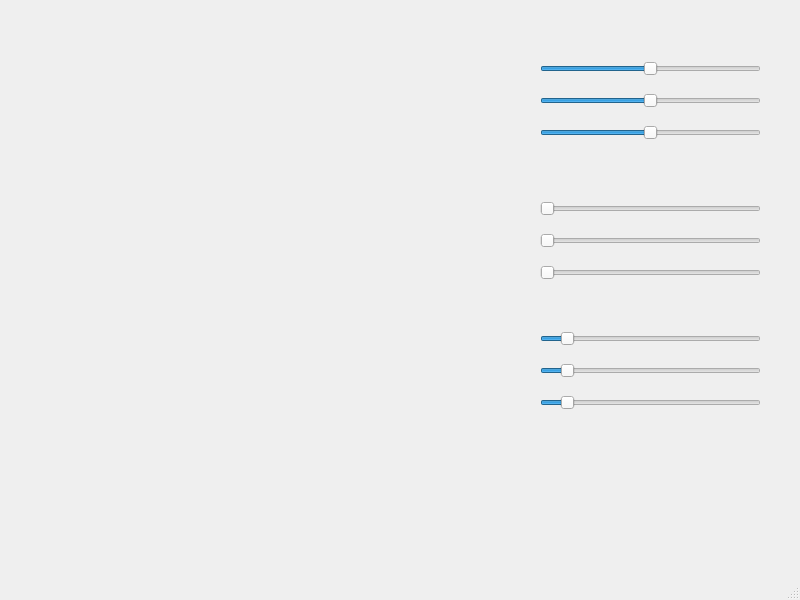
<?xml version="1.0" encoding="UTF-8"?>
<ui version="4.0">
 <class>MainWindow</class>
 <widget class="QMainWindow" name="MainWindow">
  <property name="geometry">
   <rect>
    <x>0</x>
    <y>0</y>
    <width>800</width>
    <height>600</height>
   </rect>
  </property>
  <property name="windowTitle">
   <string>MainWindow</string>
  </property>
  <widget class="QWidget" name="centralwidget">
   <widget class="Ekran" name="ekran" native="true">
    <property name="geometry">
     <rect>
      <x>20</x>
      <y>20</y>
      <width>500</width>
      <height>500</height>
     </rect>
    </property>
   </widget>
   <widget class="QWidget" name="verticalLayoutWidget">
    <property name="geometry">
     <rect>
      <x>540</x>
      <y>50</y>
      <width>221</width>
      <height>101</height>
     </rect>
    </property>
    <layout class="QVBoxLayout" name="verticalLayout">
     <item>
      <widget class="QSlider" name="horizontalSlider">
       <property name="minimum">
        <number>-100</number>
       </property>
       <property name="maximum">
        <number>100</number>
       </property>
       <property name="orientation">
        <enum>Qt::Horizontal</enum>
       </property>
      </widget>
     </item>
     <item>
      <widget class="QSlider" name="horizontalSlider_2">
       <property name="minimum">
        <number>-100</number>
       </property>
       <property name="maximum">
        <number>100</number>
       </property>
       <property name="orientation">
        <enum>Qt::Horizontal</enum>
       </property>
      </widget>
     </item>
     <item>
      <widget class="QSlider" name="horizontalSlider_3">
       <property name="minimum">
        <number>-100</number>
       </property>
       <property name="maximum">
        <number>100</number>
       </property>
       <property name="orientation">
        <enum>Qt::Horizontal</enum>
       </property>
      </widget>
     </item>
    </layout>
   </widget>
   <widget class="QWidget" name="verticalLayoutWidget_2">
    <property name="geometry">
     <rect>
      <x>540</x>
      <y>190</y>
      <width>221</width>
      <height>101</height>
     </rect>
    </property>
    <layout class="QVBoxLayout" name="verticalLayout_3">
     <item>
      <widget class="QSlider" name="horizontalSlider_4">
       <property name="minimum">
        <number>1</number>
       </property>
       <property name="maximum">
        <number>359</number>
       </property>
       <property name="orientation">
        <enum>Qt::Horizontal</enum>
       </property>
      </widget>
     </item>
     <item>
      <widget class="QSlider" name="horizontalSlider_5">
       <property name="minimum">
        <number>1</number>
       </property>
       <property name="maximum">
        <number>359</number>
       </property>
       <property name="orientation">
        <enum>Qt::Horizontal</enum>
       </property>
      </widget>
     </item>
     <item>
      <widget class="QSlider" name="horizontalSlider_6">
       <property name="minimum">
        <number>1</number>
       </property>
       <property name="maximum">
        <number>359</number>
       </property>
       <property name="orientation">
        <enum>Qt::Horizontal</enum>
       </property>
      </widget>
     </item>
    </layout>
   </widget>
   <widget class="QWidget" name="verticalLayoutWidget_3">
    <property name="geometry">
     <rect>
      <x>540</x>
      <y>320</y>
      <width>221</width>
      <height>101</height>
     </rect>
    </property>
    <layout class="QVBoxLayout" name="verticalLayout_4">
     <item>
      <widget class="QSlider" name="horizontalSlider_7">
       <property name="minimum">
        <number>1</number>
       </property>
       <property name="maximum">
        <number>1000</number>
       </property>
       <property name="value">
        <number>100</number>
       </property>
       <property name="orientation">
        <enum>Qt::Horizontal</enum>
       </property>
      </widget>
     </item>
     <item>
      <widget class="QSlider" name="horizontalSlider_8">
       <property name="minimum">
        <number>1</number>
       </property>
       <property name="maximum">
        <number>1000</number>
       </property>
       <property name="value">
        <number>100</number>
       </property>
       <property name="orientation">
        <enum>Qt::Horizontal</enum>
       </property>
      </widget>
     </item>
     <item>
      <widget class="QSlider" name="horizontalSlider_9">
       <property name="minimum">
        <number>1</number>
       </property>
       <property name="maximum">
        <number>1000</number>
       </property>
       <property name="value">
        <number>100</number>
       </property>
       <property name="orientation">
        <enum>Qt::Horizontal</enum>
       </property>
      </widget>
     </item>
    </layout>
   </widget>
  </widget>
  <widget class="QMenuBar" name="menubar">
   <property name="geometry">
    <rect>
     <x>0</x>
     <y>0</y>
     <width>800</width>
     <height>21</height>
    </rect>
   </property>
  </widget>
  <widget class="QStatusBar" name="statusbar"/>
 </widget>
 <customwidgets>
  <customwidget>
   <class>Ekran</class>
   <extends>QWidget</extends>
   <header>ekran.h</header>
   <container>1</container>
   <slots>
    <slot>translationX(int)</slot>
    <slot>translationY(int)</slot>
    <slot>rotationA(int)</slot>
    <slot>scaleX(int)</slot>
    <slot>scaleY(int)</slot>
    <slot>shearingX(int)</slot>
    <slot>shearingY(int)</slot>
    <slot>transformX(int)</slot>
    <slot>transformY(int)</slot>
    <slot>transformZ(int)</slot>
    <slot>rotationX(int)</slot>
    <slot>rotationY(int)</slot>
    <slot>rotationZ(int)</slot>
    <slot>scaleZ(int)</slot>
   </slots>
  </customwidget>
 </customwidgets>
 <resources/>
 <connections>
  <connection>
   <sender>horizontalSlider</sender>
   <signal>valueChanged(int)</signal>
   <receiver>ekran</receiver>
   <slot>transformX(int)</slot>
   <hints>
    <hint type="sourcelabel">
     <x>89</x>
     <y>164</y>
    </hint>
    <hint type="destinationlabel">
     <x>269</x>
     <y>290</y>
    </hint>
   </hints>
  </connection>
  <connection>
   <sender>horizontalSlider_2</sender>
   <signal>valueChanged(int)</signal>
   <receiver>ekran</receiver>
   <slot>transformY(int)</slot>
   <hints>
    <hint type="sourcelabel">
     <x>650</x>
     <y>120</y>
    </hint>
    <hint type="destinationlabel">
     <x>269</x>
     <y>290</y>
    </hint>
   </hints>
  </connection>
  <connection>
   <sender>horizontalSlider_3</sender>
   <signal>valueChanged(int)</signal>
   <receiver>ekran</receiver>
   <slot>transformZ(int)</slot>
   <hints>
    <hint type="sourcelabel">
     <x>650</x>
     <y>151</y>
    </hint>
    <hint type="destinationlabel">
     <x>269</x>
     <y>290</y>
    </hint>
   </hints>
  </connection>
  <connection>
   <sender>horizontalSlider_4</sender>
   <signal>valueChanged(int)</signal>
   <receiver>ekran</receiver>
   <slot>rotationX(int)</slot>
   <hints>
    <hint type="sourcelabel">
     <x>650</x>
     <y>229</y>
    </hint>
    <hint type="destinationlabel">
     <x>269</x>
     <y>290</y>
    </hint>
   </hints>
  </connection>
  <connection>
   <sender>horizontalSlider_5</sender>
   <signal>valueChanged(int)</signal>
   <receiver>ekran</receiver>
   <slot>rotationY(int)</slot>
   <hints>
    <hint type="sourcelabel">
     <x>650</x>
     <y>260</y>
    </hint>
    <hint type="destinationlabel">
     <x>269</x>
     <y>290</y>
    </hint>
   </hints>
  </connection>
  <connection>
   <sender>horizontalSlider_6</sender>
   <signal>valueChanged(int)</signal>
   <receiver>ekran</receiver>
   <slot>rotationZ(int)</slot>
   <hints>
    <hint type="sourcelabel">
     <x>650</x>
     <y>291</y>
    </hint>
    <hint type="destinationlabel">
     <x>269</x>
     <y>290</y>
    </hint>
   </hints>
  </connection>
  <connection>
   <sender>horizontalSlider_7</sender>
   <signal>valueChanged(int)</signal>
   <receiver>ekran</receiver>
   <slot>scaleX(int)</slot>
   <hints>
    <hint type="sourcelabel">
     <x>650</x>
     <y>359</y>
    </hint>
    <hint type="destinationlabel">
     <x>269</x>
     <y>290</y>
    </hint>
   </hints>
  </connection>
  <connection>
   <sender>horizontalSlider_8</sender>
   <signal>valueChanged(int)</signal>
   <receiver>ekran</receiver>
   <slot>scaleY(int)</slot>
   <hints>
    <hint type="sourcelabel">
     <x>650</x>
     <y>390</y>
    </hint>
    <hint type="destinationlabel">
     <x>269</x>
     <y>290</y>
    </hint>
   </hints>
  </connection>
  <connection>
   <sender>horizontalSlider_9</sender>
   <signal>valueChanged(int)</signal>
   <receiver>ekran</receiver>
   <slot>scaleZ(int)</slot>
   <hints>
    <hint type="sourcelabel">
     <x>650</x>
     <y>421</y>
    </hint>
    <hint type="destinationlabel">
     <x>269</x>
     <y>290</y>
    </hint>
   </hints>
  </connection>
 </connections>
</ui>
